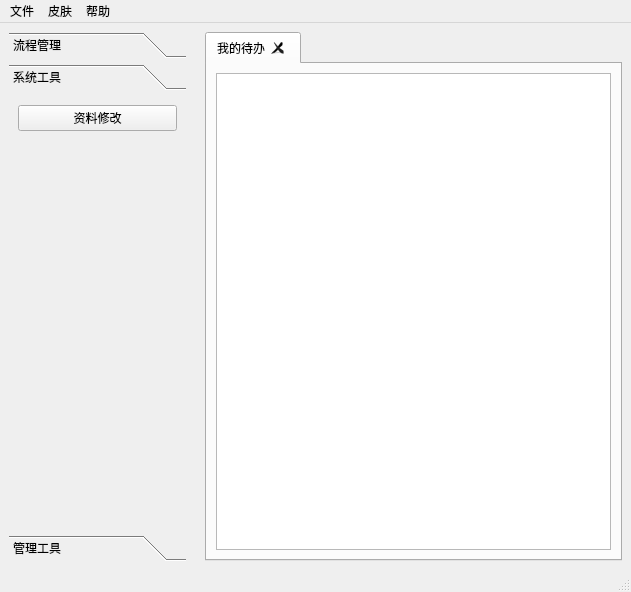
<?xml version="1.0" encoding="UTF-8"?>
<ui version="4.0">
 <class>MainWindow</class>
 <widget class="QMainWindow" name="MainWindow">
  <property name="geometry">
   <rect>
    <x>0</x>
    <y>0</y>
    <width>631</width>
    <height>592</height>
   </rect>
  </property>
  <property name="windowTitle">
   <string>MainWindow</string>
  </property>
  <widget class="QWidget" name="centralwidget">
   <layout class="QGridLayout" name="gridLayout">
    <item row="0" column="0">
     <widget class="QToolBox" name="toolBox">
      <property name="maximumSize">
       <size>
        <width>177</width>
        <height>16777215</height>
       </size>
      </property>
      <property name="frameShadow">
       <enum>QFrame::Raised</enum>
      </property>
      <property name="currentIndex">
       <number>1</number>
      </property>
      <widget class="QWidget" name="page_5">
       <property name="geometry">
        <rect>
         <x>0</x>
         <y>0</y>
         <width>177</width>
         <height>446</height>
        </rect>
       </property>
       <attribute name="label">
        <string>流程管理</string>
       </attribute>
       <layout class="QVBoxLayout" name="verticalLayout_2">
        <item>
         <widget class="QPushButton" name="btRMManage">
          <property name="text">
           <string>标准物质管理</string>
          </property>
         </widget>
        </item>
        <item>
         <widget class="QPushButton" name="btTaskSheet">
          <property name="text">
           <string>任务单管理</string>
          </property>
         </widget>
        </item>
        <item>
         <spacer name="verticalSpacer">
          <property name="orientation">
           <enum>Qt::Vertical</enum>
          </property>
          <property name="sizeHint" stdset="0">
           <size>
            <width>20</width>
            <height>40</height>
           </size>
          </property>
         </spacer>
        </item>
       </layout>
      </widget>
      <widget class="QWidget" name="page_6">
       <property name="geometry">
        <rect>
         <x>0</x>
         <y>0</y>
         <width>177</width>
         <height>446</height>
        </rect>
       </property>
       <attribute name="label">
        <string>系统工具</string>
       </attribute>
       <layout class="QVBoxLayout" name="verticalLayout">
        <item>
         <widget class="QPushButton" name="btPersonalInfo">
          <property name="text">
           <string>资料修改</string>
          </property>
         </widget>
        </item>
        <item>
         <spacer name="verticalSpacer_2">
          <property name="orientation">
           <enum>Qt::Vertical</enum>
          </property>
          <property name="sizeHint" stdset="0">
           <size>
            <width>20</width>
            <height>40</height>
           </size>
          </property>
         </spacer>
        </item>
       </layout>
      </widget>
      <widget class="QWidget" name="page">
       <property name="geometry">
        <rect>
         <x>0</x>
         <y>0</y>
         <width>177</width>
         <height>446</height>
        </rect>
       </property>
       <attribute name="label">
        <string>管理工具</string>
       </attribute>
       <layout class="QVBoxLayout" name="verticalLayout_3">
        <item>
         <widget class="QPushButton" name="btEmployeeManage">
          <property name="text">
           <string>人员管理</string>
          </property>
         </widget>
        </item>
        <item>
         <widget class="QPushButton" name="btLabCapability">
          <property name="text">
           <string>检测能力管理</string>
          </property>
         </widget>
        </item>
        <item>
         <widget class="QPushButton" name="btDBManage">
          <property name="text">
           <string>数据库管理</string>
          </property>
         </widget>
        </item>
        <item>
         <widget class="QPushButton" name="btModInit">
          <property name="text">
           <string>模块初始化</string>
          </property>
         </widget>
        </item>
        <item>
         <widget class="QPushButton" name="standardsManagerBtn">
          <property name="text">
           <string>标准管理</string>
          </property>
         </widget>
        </item>
        <item>
         <spacer name="verticalSpacer_3">
          <property name="orientation">
           <enum>Qt::Vertical</enum>
          </property>
          <property name="sizeHint" stdset="0">
           <size>
            <width>20</width>
            <height>40</height>
           </size>
          </property>
         </spacer>
        </item>
       </layout>
      </widget>
     </widget>
    </item>
    <item row="0" column="1">
     <widget class="QLabel" name="label">
      <property name="text">
       <string/>
      </property>
     </widget>
    </item>
    <item row="0" column="2">
     <widget class="QTabWidget" name="tabWidget">
      <property name="focusPolicy">
       <enum>Qt::TabFocus</enum>
      </property>
      <property name="styleSheet">
       <string notr="true"/>
      </property>
      <property name="currentIndex">
       <number>0</number>
      </property>
      <property name="tabsClosable">
       <bool>true</bool>
      </property>
      <property name="tabBarAutoHide">
       <bool>false</bool>
      </property>
      <widget class="QWidget" name="tab_3">
       <attribute name="title">
        <string>我的待办</string>
       </attribute>
       <layout class="QVBoxLayout" name="verticalLayout_4">
        <item>
         <widget class="ProcessManager" name="listWidget"/>
        </item>
       </layout>
      </widget>
     </widget>
    </item>
   </layout>
  </widget>
  <widget class="QMenuBar" name="menubar">
   <property name="geometry">
    <rect>
     <x>0</x>
     <y>0</y>
     <width>631</width>
     <height>21</height>
    </rect>
   </property>
   <widget class="QMenu" name="menu">
    <property name="title">
     <string>文件</string>
    </property>
    <addaction name="separator"/>
    <addaction name="actionlogin"/>
    <addaction name="action_2"/>
    <addaction name="actionInitMod"/>
   </widget>
   <widget class="QMenu" name="menu_2">
    <property name="title">
     <string>帮助</string>
    </property>
    <addaction name="action"/>
   </widget>
   <widget class="QMenu" name="skinMenu">
    <property name="title">
     <string>皮肤</string>
    </property>
    <addaction name="skin1Action"/>
    <addaction name="skin2Action"/>
   </widget>
   <addaction name="menu"/>
   <addaction name="skinMenu"/>
   <addaction name="menu_2"/>
  </widget>
  <widget class="QStatusBar" name="statusbar"/>
  <action name="actionlogin">
   <property name="text">
    <string>登录</string>
   </property>
  </action>
  <action name="action">
   <property name="text">
    <string>关于</string>
   </property>
  </action>
  <action name="action_2">
   <property name="text">
    <string>退出</string>
   </property>
  </action>
  <action name="actionInitMod">
   <property name="text">
    <string>初始化模块</string>
   </property>
  </action>
  <action name="skin1Action">
   <property name="checkable">
    <bool>true</bool>
   </property>
   <property name="checked">
    <bool>true</bool>
   </property>
   <property name="text">
    <string>绿意</string>
   </property>
  </action>
  <action name="skin2Action">
   <property name="checkable">
    <bool>true</bool>
   </property>
   <property name="text">
    <string>经典</string>
   </property>
  </action>
 </widget>
 <customwidgets>
  <customwidget>
   <class>ProcessManager</class>
   <extends>QListWidget</extends>
   <header location="global">processmanager.h</header>
  </customwidget>
 </customwidgets>
 <resources/>
 <connections>
  <connection>
   <sender>btRMManage</sender>
   <signal>clicked()</signal>
   <receiver>MainWindow</receiver>
   <slot>onOpenTab()</slot>
   <hints>
    <hint type="sourcelabel">
     <x>103</x>
     <y>84</y>
    </hint>
    <hint type="destinationlabel">
     <x>675</x>
     <y>98</y>
    </hint>
   </hints>
  </connection>
  <connection>
   <sender>btEmployeeManage</sender>
   <signal>clicked()</signal>
   <receiver>MainWindow</receiver>
   <slot>onOpenTab()</slot>
   <hints>
    <hint type="sourcelabel">
     <x>100</x>
     <y>133</y>
    </hint>
    <hint type="destinationlabel">
     <x>651</x>
     <y>133</y>
    </hint>
   </hints>
  </connection>
  <connection>
   <sender>btDBManage</sender>
   <signal>clicked()</signal>
   <receiver>MainWindow</receiver>
   <slot>onOpenTab()</slot>
   <hints>
    <hint type="sourcelabel">
     <x>127</x>
     <y>206</y>
    </hint>
    <hint type="destinationlabel">
     <x>634</x>
     <y>161</y>
    </hint>
   </hints>
  </connection>
 </connections>
 <slots>
  <slot>onOpenTab()</slot>
 </slots>
</ui>
